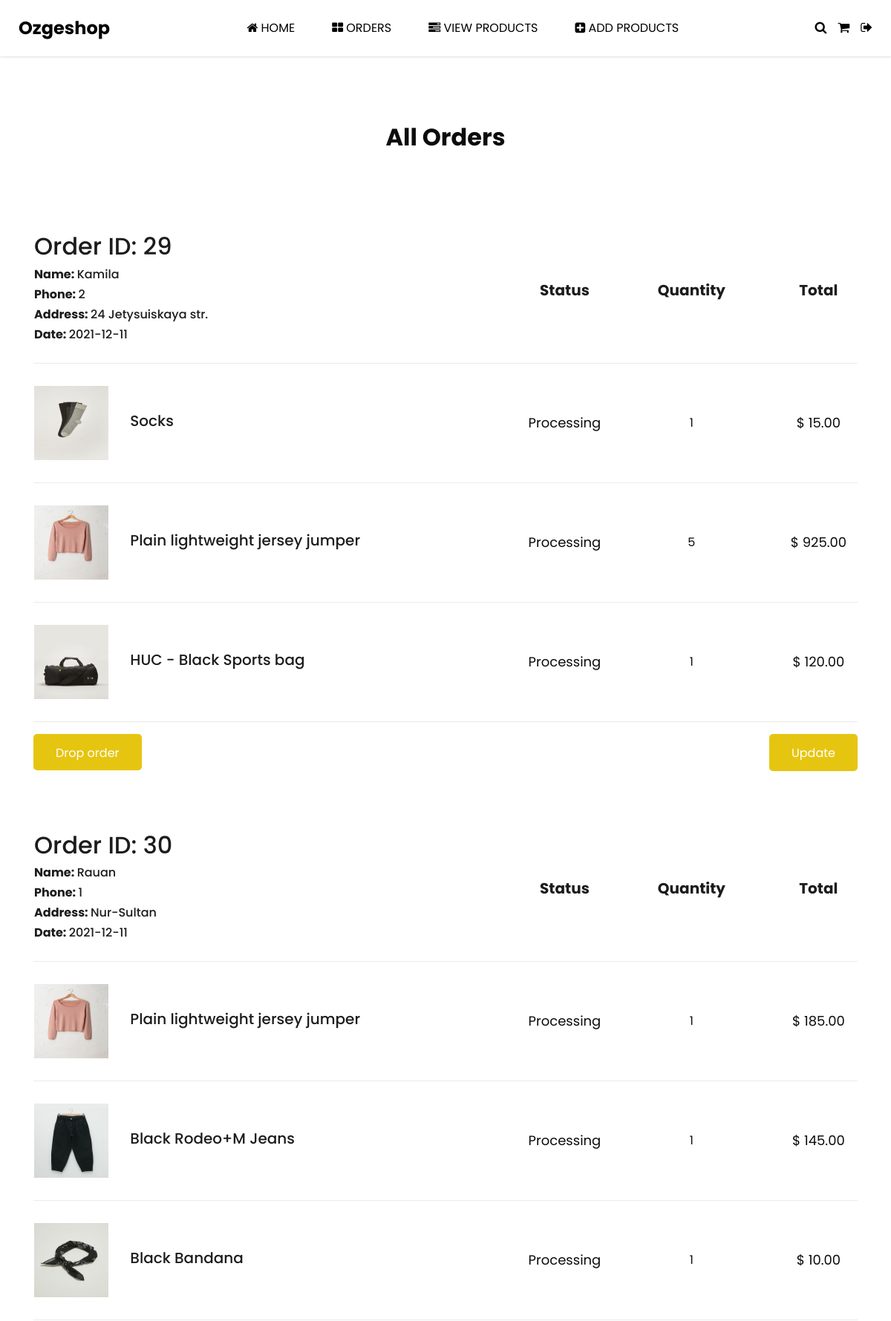
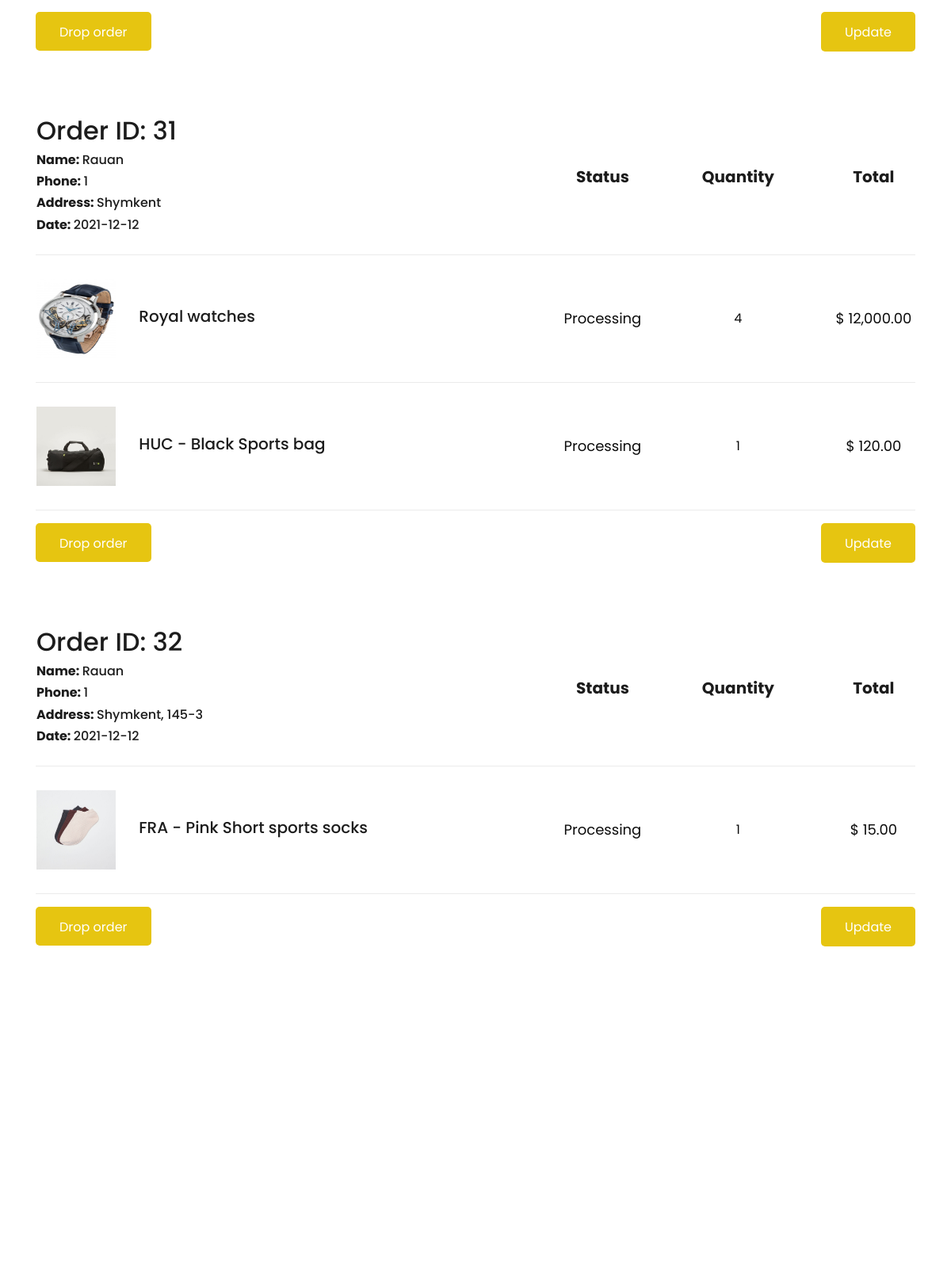
The app's page /admin.php (signed in, upper part) with its own data (2 pictures, top to bottom).
### tables this page shows
CREATE TABLE `orders` (
  `ORDER_ID` int(5) NOT NULL,
  `ADDRESS` varchar(50) NOT NULL,
  `DATE` date NOT NULL,
  `STATUS` varchar(10) NOT NULL,
  `USER_ID` int(5) NOT NULL
);

CREATE TABLE `users` (
  `USER_ID` int(5) NOT NULL,
  `USER_NAME` varchar(30) NOT NULL,
  `PHONE` varchar(15) NOT NULL,
  `PASS` varchar(60) NOT NULL,
  `ROLE` varchar(5) NOT NULL
);

CREATE TABLE `products` (
  `PRODUCT_ID` int(5) NOT NULL,
  `NAME` varchar(50) NOT NULL,
  `PRICE` varchar(10) NOT NULL,
  `IMAGE` varchar(40) NOT NULL,
  `CATEGORY` varchar(10) NOT NULL,
  `CREATE_DATE` date NOT NULL,
  `DESCRIPTION` text NOT NULL
);

CREATE TABLE `order_details` (
  `ORDER_DETAILS_ID` int(5) NOT NULL,
  `ORDER_ID` int(5) NOT NULL,
  `PRODUCT_ID` int(5) NOT NULL,
  `PRICE` varchar(10) NOT NULL,
  `QUANTITY` varchar(10) NOT NULL
);

### admin.php (the view, shortened to what this page needs)
<?
  include('includes/db_connect.php');
?>
  <!DOCTYPE html>
  <html lang="en">
    <?
      include 'parts/head.php';
    ?>
  <body class="sub_page">
    <div class="hero_area">
      <header class="header_section">
        <div class="container-fluid">
          <nav class="navbar navbar-expand-lg custom_nav-container ">
            <a class="navbar-brand" href="index.php">
              <span>
                Ozgeshop
              </span>
            </a>
            <div class="collapse navbar-collapse" id="navbarSupportedContent">
              <ul class="navbar-nav">
                <li class="nav-item">
                  <a class="nav-link" href="index.php"><i class="fa fa-home" aria-hidden="true"></i> home</a>
                </li>
                <li class="nav-item">
                  <a class="nav-link" href="admin.php"><i class="fa fa-th-large" aria-hidden="true"></i> orders</a>
                </li>
                <li class="nav-item">
                  <a class="nav-link" href="admin_view.php"><i class="fa fa-tasks" aria-hidden="true"></i> view products</a>
                </li>
                <li class="nav-item">
                  <a class="nav-link" href="admin_add.php"><i class="fa fa-plus-square" aria-hidden="true"></i> add products</a>
                </li>
              </ul>
              <div class="user_option-box">
                <a href="login.php">
                  <i class="fa fa-search" aria-hidden="true"></i>
                </a>
                <a href="cart.php">
                  <i class="fa fa-shopping-cart" aria-hidden="true"></i>
                </a>
                <?
                  if(isset($_SESSION['role'])){
                    echo '
                      <a href="actions/logout.php">
                        <i class="fa fa-sign-out" aria-hidden="true"></i>
                      </a>
                      ';
                    } else{
                      echo '
                        <a href="login.php">
                          <i class="fa fa-user" aria-hidden="true"></i>
                        </a>
                      ';
                  }
                ?>
              </div>
            </div>
          </nav>
        </div>
      </header>
    </div>
    <section class="shop_section layout_padding" style="min-height: 60vh;">
      <div class="container">
        <div class="heading_container heading_center">
          <h2>
            <?
              $sql = "SELECT ORDER_ID FROM `orders`";
              $result = mysqli_query($link,$sql);
              $row = mysqli_fetch_array($result);
              if(empty($row['ORDER_ID'])){
                echo 'No orders yet';
              }
              else{
                echo'All Orders';
              }
            ?>
          </h2>
        </div>
        <?
            $sql = "SELECT ORDER_ID FROM `orders`";
            $action = mysqli_query($link, $sql);
            while($row = mysqli_fetch_array($action)){
            $order_id = $row['ORDER_ID'];
          ?>
        <section class="shoping-cart spad">
          <div class="container">
              <div class="row">
                  <div class="col-lg-12">
                      <div class="shoping__cart__table">
                          <table>
                              <thead>
                                <?
                                  $query = "SELECT *
                                  FROM `products`
                                  INNER JOIN order_details
                                  ON products.PRODUCT_ID = order_details.PRODUCT_ID
                                  INNER JOIN orders
                                  ON orders.ORDER_ID = order_details.ORDER_ID
                                  INNER JOIN users
                                  ON orders.USER_ID = users.USER_ID
                                  WHERE orders.ORDER_ID = '$order_id'
                                  ORDER BY `orders`.`DATE` ASC";
                                  $result = mysqli_query($link, $query);
                                  $row = mysqli_fetch_array($result);
                                  $date = $row['DATE'];
                                  $user_name = $row['USER_NAME'];
                                  $phone = $row['PHONE'];
                                  $address = $row['ADDRESS'];
                                ?>
                                  <tr>
                                      <th class="shoping__product">
                                        <h2>Order ID: <?= $order_id?></h2>
                                        <h6><b>Name: </b><?= $user_name?></h6>
                                        <h6><b>Phone: </b><?= $phone?></h6>
                                        <h6><b>Address: </b><?= $address?></h6>
                                        <h6><b>Date: </b><?= $date?></h6>
                                      </th>
                                      <th>Status</th>
                                      <th>Quantity</th>
                                      <th>Total</th>
                                  </tr>
                              </thead>
                              <tbody>
                                <?
                                  $result = mysqli_query($link, $query);
                                  while($row = mysqli_fetch_array($result)){
                                  $image = $row['IMAGE'];
                                  $price = $row['PRICE'];
                                  $product_name = $row['NAME'];
                                  $status = $row['STATUS'];
                                  $quantity = $row['QUANTITY'];
                                ?>
                                  <tr>
                                      <td class="shoping__cart__item">
                                        <img src="images/<?= $image?>" style="width: 100px; height: 100px; margin: 0 25px 0 0;" alt="">
                                        <h5><?= $product_name?></h5>
                                      </td>
                                      <td class="shoping__cart__price" style="font-weight:400;">
                                          <?= $status?>
                                      </td>
                                      <td class="shoping__cart__quantity">
                                        <?= $quantity?>
                                      </td>
                                      <td class="shoping__cart__price">
                                          $ <?
                                           $total = $price *  $quantity;
                                           echo  number_format($total, 2);
                                           ?>
                                  </tr>
                                  <? } ?>
                              </tbody>
                          </table>
                      </div>
                  </div>
              </div>
              <div class="row">
                  <div class="col-lg-12">
                      <div class="shoping__cart__btns">
                          <a href="actions/drop.php?id=<?= $order_id?>" class="primary-btn cart-btn" style="background-color: #e6c511; color:white;  border-radius: 5px">Drop order</a>
                          <a href="actions/update.php?action=<?
                            if($status == 'Completed'){
                              echo 'processing';
                            } else{
                              echo 'completed';
                            }
                          ?>&&order_id=<?= $order_id?>" class="primary-btn cart-btn cart-btn-right" style="margin-top: -14px; background-color: #e6c511; color:white;  border-radius: 5px"><span class="icon_loading"></span>
                              Update</a>
                      </div>
                  </div>
              </div>
          </div>
          <? } ?>
      </section>
      </div>
    </section>
  </body>
  </html>

### css/style3.css (style rules this page uses)
body { font-family: "Poppins", sans-serif; color: #0c0c0c; background-color: #ffffff; overflow-x: hidden; }
img { max-width: 100%; }
.layout_padding { padding: 90px 0; }
.heading_container { display: -webkit-box; display: -ms-flexbox; display: flex; -webkit-box-orient: vertical; -webkit-box-direction: normal; -ms-flex-direction: column; flex-direction: column; -webkit-box-align: start; -ms-flex-align: start; align-items: flex-start; }
.heading_container h2 { position: relative; font-weight: bold; }
.heading_container.heading_center { -webkit-box-align: center; -ms-flex-align: center; align-items: center; text-align: center; }
a, a:hover, a:focus { text-decoration: none; }
.hero_area { position: relative; min-height: 100vh; display: -webkit-box; display: -ms-flexbox; display: flex; -webkit-box-orient: vertical; -webkit-box-direction: normal; -ms-flex-direction: column; flex-direction: column; padding-left: 45px; }
.hero_area .container-fluid { padding-left: 25px; padding-right: 25px; }
.sub_page .hero_area { min-height: auto; border-radius: 0 0 45px 0; padding-left: 0; }
.sub_page .header_section { -webkit-box-shadow: 0 0 3px 0 rgba(0, 0, 0, 0.25); box-shadow: 0 0 3px 0 rgba(0, 0, 0, 0.25); }
.header_section { padding: 15px 0; }
.header_section .container-fluid { padding-right: 25px; padding-left: 25px; }
.navbar-brand span { font-weight: bold; color: #000000; font-size: 24px; }
.custom_nav-container { padding: 0; }
.custom_nav-container .navbar-nav { margin: auto; }
.custom_nav-container .navbar-nav .nav-item .nav-link { padding: 5px 25px; color: #000000; text-align: center; text-transform: uppercase; border-radius: 5px; -webkit-transition: all 0.3s; transition: all 0.3s; }
.user_option-box { display: -webkit-box; display: -ms-flexbox; display: flex; -webkit-box-align: center; -ms-flex-align: center; align-items: center; }
.user_option-box a { color: #000000; text-transform: uppercase; margin-left: 15px; font-size: 17px; }
.shop_section .heading_container { margin-bottom: 20px; }
.shoping-cart { padding-top: 80px; padding-bottom: 80px; }
.shoping-cart img { width: 101px; height: 100px; }
.shoping__cart__table { margin-bottom: 30px; }
.shoping__cart__table table { width: 100%; text-align: center; }
.shoping__cart__table table thead tr { border-bottom: 1px solid #ebebeb; }
.shoping__cart__table table thead th { font-size: 20px; font-weight: 700; color: #1c1c1c; padding-bottom: 20px; }
.shoping__cart__table table thead th.shoping__product { text-align: left; }
.shoping__cart__table table tbody tr td { padding-top: 30px; padding-bottom: 30px; border-bottom: 1px solid #ebebeb; }
.shoping__cart__table table tbody tr td.shoping__cart__item { width: 630px; text-align: left; }
.shoping__cart__table table tbody tr td.shoping__cart__item img { display: inline-block; margin-right: 25px; }
.shoping__cart__table table tbody tr td.shoping__cart__item h5 { color: #1c1c1c; display: inline-block; }
.shoping__cart__table table tbody tr td.shoping__cart__price { font-size: 18px; border-radius: 5px; font-weight: 400; width: 100px; }
.shoping__cart__table table tbody tr td.shoping__cart__quantity { width: 225px; }
.primary-btn.cart-btn { color: #6f6f6f; padding: 14px 30px 12px; background: #f5f5f5; }
.primary-btn.cart-btn.cart-btn-right { float: right; }
@media only screen and (min-width: 1200px) { .container { max-width: 1170px; } }

### css/responsive.css (style rules this page uses)
@media (min-width: 1200px) { .container { max-width: 1170px; } }

### records on screen
orders: ORDER_ID "29", USER_ID.USER_NAME "Kamila", USER_ID.PHONE "2", ADDRESS "24 Jetysuiskaya str.", DATE "2021-12-11"
products: IMAGE (picture), NAME "Socks", orders.STATUS "Processing", order_details.QUANTITY "1", order_details.PRICE+QUANTITY "15.00"
products: IMAGE (picture), NAME "Plain lightweight jersey jumper", orders.STATUS "Processing", order_details.QUANTITY "5", order_details.PRICE+QUANTITY "925.00", order_details.QUANTITY "1", order_details.PRICE+QUANTITY "185.00"
products: IMAGE (picture), NAME "HUC - Black Sports bag", orders.STATUS "Processing", order_details.QUANTITY "1", order_details.PRICE+QUANTITY "120.00"
orders: ORDER_ID "30", USER_ID.USER_NAME "Rauan", USER_ID.PHONE "1", ADDRESS "Nur-Sultan", DATE "2021-12-11"
products: IMAGE (picture), NAME "Black Rodeo+M Jeans", orders.STATUS "Processing", order_details.QUANTITY "1", order_details.PRICE+QUANTITY "145.00"
products: IMAGE (picture), NAME "Black Bandana", orders.STATUS "Processing", order_details.QUANTITY "1", order_details.PRICE+QUANTITY "10.00"
orders: ORDER_ID "31", USER_ID.USER_NAME "Rauan", USER_ID.PHONE "1", ADDRESS "Shymkent", DATE "2021-12-12"
products: IMAGE (picture), NAME "Royal watches", orders.STATUS "Processing", order_details.QUANTITY "4", order_details.PRICE+QUANTITY "12,000.00"
orders: ORDER_ID "32", USER_ID.USER_NAME "Rauan", USER_ID.PHONE "1", ADDRESS "Shymkent, 145-3", DATE "2021-12-12"
products: IMAGE (picture), NAME "FRA - Pink Short sports socks", orders.STATUS "Processing", order_details.QUANTITY "1", order_details.PRICE+QUANTITY "15.00"
